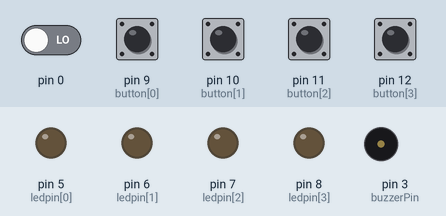
Simulated run of this sketch. Board: Arduino Uno, built with avr-gcc and run on an emulated ATmega328P. On the bench: output pins drawn as LEDs (lit = HIGH), buzzer (waves = sounding). Inputs (shaded band) come from the test bench; at power-on: pin 9 (button[0]), pin 10 (button[1]), pin 11 (button[2]), pin 12 (button[3]) HIGH, pin 0 LOW. Random numbers use the default seed unless the sketch sets one.

Above: at 15.4 s.
15.5 s: pin 0 driven HIGH
17.7 s: pin 11 (button[2]) pulled LOW for 0.15 s
At 18.02 s:
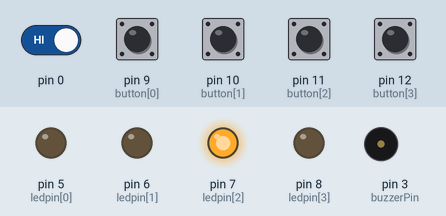
At 18.52 s:
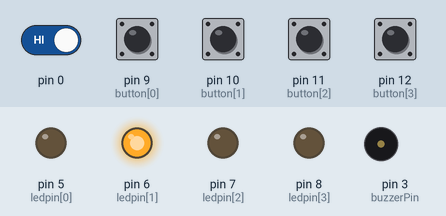
21.2 s: pin 9 (button[0]) pulled LOW for 1 s
At 22.0 s:
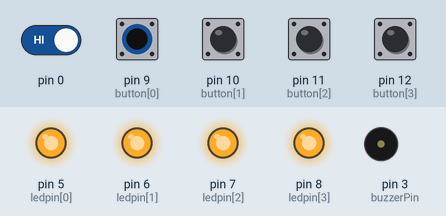
27.1 s: pin 0 driven LOW
30.6 s: pin 0 driven HIGH and pin 11 (button[2]) driven LOW
At 50.72 s:
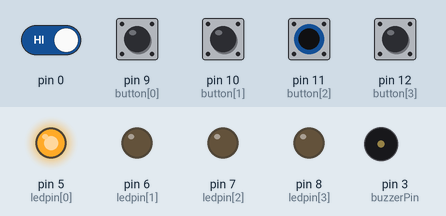
52.1 s: pin 11 (button[2]) driven HIGH
Timing chart, 0 to 56.4 s (numbered marks = the images above; inputs shaded):
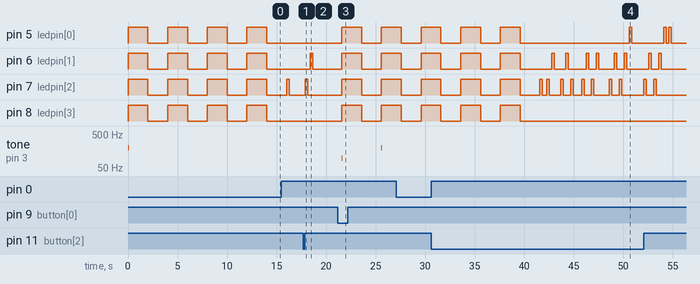

The sketch:

simon_says.ino
```cpp
#include "pitches.h"

const int button[] = {9,10,11,12}; //The four button input pins
const int ledpin[] = {5,6,7,8};  // LED pins
const int melody[] = {NOTE_C4, NOTE_C3, NOTE_G3, NOTE_A3};
const int buzzerPin = 3;
int randomArray[100]; //Intentionally long to store up to 100 inputs (doubtful anyone will get this far)
volatile int buttonstate = LOW;
volatile int inputArray[100];
volatile int turn = 0;  // turn counter

void setup()
{
  for(int c = 0; c<4 ; c++){
    pinMode(button[c],INPUT_PULLUP);
    pinMode(ledpin[c],OUTPUT);
  }
  pinMode(3,OUTPUT);
  randomSeed(analogRead(0)); //Added to generate "more randomness" with the randomArray for the output function
  for (int y = 0; y <= 99; y++)
  {
    randomArray[y] = random(0, 3); //Assigning a random number (1-4) to the randomArray[y], y being the turn count
  }
}


void loop()
{
  if(turn == 0) start();
  for (int y = 0; y <= turn; y++){
    flash_sequence();
    get_input();
    if(check()){
      turn++;
    }else{
      turn=-1;
    }
  }
  if(turn == -1)  fail();
}

void start() {
  tone(3, NOTE_G3, 4);
  tone(3, NOTE_G2, 8);
  tone(3, NOTE_G3, 8);
  for(int i = 3; i>=0 ; i--){
    for (int y = 0; y < 4; y++)
    { //Flashes lights for start
      digitalWrite(ledpin[y], HIGH);
    }
    delay(2000);
    for (int y = 0; y < 4; y++)
    { //Flashes lights for start
      digitalWrite(ledpin[y], LOW);
    }
    delay(2000);
  }

}

void flash_sequence(){
  for (int x = 0; x <= turn; x++){
    digitalWrite(ledpin[randomArray[x]],HIGH);
    tone(3, melody[randomArray[x]], 4);
    delay(250);
    digitalWrite(ledpin[randomArray[x]],LOW);
    delay(250);
  }
}

void get_input() { //Function for allowing user input and checking input against the generated array
  int buttons_pressed = 0;
  while(buttons_pressed <= turn){
    for (int x = 0; x <= 4; x++){
      if(!digitalRead(button[x])){
        inputArray[buttons_pressed]=x;
        buttons_pressed++;
        delay(200);
      }
    }
  }
}

bool check(){
  for(int x=0; x<=turn;x++){
    if(inputArray[x]!=randomArray[x]){
      return false;
    }
    return true;
  }
}

void fail() { //Function used if the player fails to match the sequence

  for (int x = 0; x < 4; x++)
  { //Flashes lights for failure
    digitalWrite(ledpin[x], HIGH);
    tone(3, NOTE_G2, 8);
  }
  delay(2000);
  for (int x = 0; x < 4; x++)
  { //Flashes lights for failure
    digitalWrite(ledpin[x], LOW);
  }
  //Reset turn to 0
  turn = 0;
  delay(2000);
}
```

pitches.h
```cpp
/*************************************************
 * Public Constants
 *************************************************/

#define NOTE_B0  31
#define NOTE_C1  33
#define NOTE_CS1 35
#define NOTE_D1  37
#define NOTE_DS1 39
#define NOTE_E1  41
#define NOTE_F1  44
#define NOTE_FS1 46
#define NOTE_G1  49
#define NOTE_GS1 52
#define NOTE_A1  55
#define NOTE_AS1 58
#define NOTE_B1  62
#define NOTE_C2  65
#define NOTE_CS2 69
#define NOTE_D2  73
#define NOTE_DS2 78
#define NOTE_E2  82
#define NOTE_F2  87
#define NOTE_FS2 93
#define NOTE_G2  98
#define NOTE_GS2 104
#define NOTE_A2  110
#define NOTE_AS2 117
#define NOTE_B2  123
#define NOTE_C3  131
#define NOTE_CS3 139
#define NOTE_D3  147
#define NOTE_DS3 156
#define NOTE_E3  165
#define NOTE_F3  175
#define NOTE_FS3 185
#define NOTE_G3  196
#define NOTE_GS3 208
#define NOTE_A3  220
#define NOTE_AS3 233
#define NOTE_B3  247
#define NOTE_C4  262
#define NOTE_CS4 277
#define NOTE_D4  294
#define NOTE_DS4 311
#define NOTE_E4  330
#define NOTE_F4  349
#define NOTE_FS4 370
#define NOTE_G4  392
#define NOTE_GS4 415
#define NOTE_A4  440
#define NOTE_AS4 466
#define NOTE_B4  494
#define NOTE_C5  523
#define NOTE_CS5 554
#define NOTE_D5  587
#define NOTE_DS5 622
#define NOTE_E5  659
#define NOTE_F5  698
#define NOTE_FS5 740
#define NOTE_G5  784
#define NOTE_GS5 831
#define NOTE_A5  880
#define NOTE_AS5 932
#define NOTE_B5  988
#define NOTE_C6  1047
#define NOTE_CS6 1109
#define NOTE_D6  1175
#define NOTE_DS6 1245
#define NOTE_E6  1319
#define NOTE_F6  1397
#define NOTE_FS6 1480
#define NOTE_G6  1568
#define NOTE_GS6 1661
#define NOTE_A6  1760
#define NOTE_AS6 1865
#define NOTE_B6  1976
#define NOTE_C7  2093
#define NOTE_CS7 2217
#define NOTE_D7  2349
#define NOTE_DS7 2489
#define NOTE_E7  2637
#define NOTE_F7  2794
#define NOTE_FS7 2960
#define NOTE_G7  3136
#define NOTE_GS7 3322
#define NOTE_A7  3520
#define NOTE_AS7 3729
#define NOTE_B7  3951
#define NOTE_C8  4186
#define NOTE_CS8 4435
#define NOTE_D8  4699
#define NOTE_DS8 4978
```

Measured:
- after the input at 17.7 s, pin 6 (ledpin[1]): LOW → HIGH after 0.70 s, → LOW 0.25 s later; pin 7 (ledpin[2]): LOW → HIGH after 0.20 s, → LOW 0.25 s later
- after the input at 21.2 s, pin 5 (ledpin[0]), pin 6 (ledpin[1]), pin 7 (ledpin[2]), pin 8 (ledpin[3]): LOW → HIGH after 0.40 s, → LOW 2.0 s later, → HIGH 2.0 s later; tone on pin 3 (buzzerPin): silent → 98 Hz after 0.40 s, → silent 0.01 s later, → 196 Hz 4.0 s later, → silent 0.01 s later
- by itself, pin 5 (ledpin[0]), pin 6 (ledpin[1]), pin 7 (ledpin[2]), pin 8 (ledpin[3]): alternates HIGH for 2.0 s and LOW for 2.0 s
